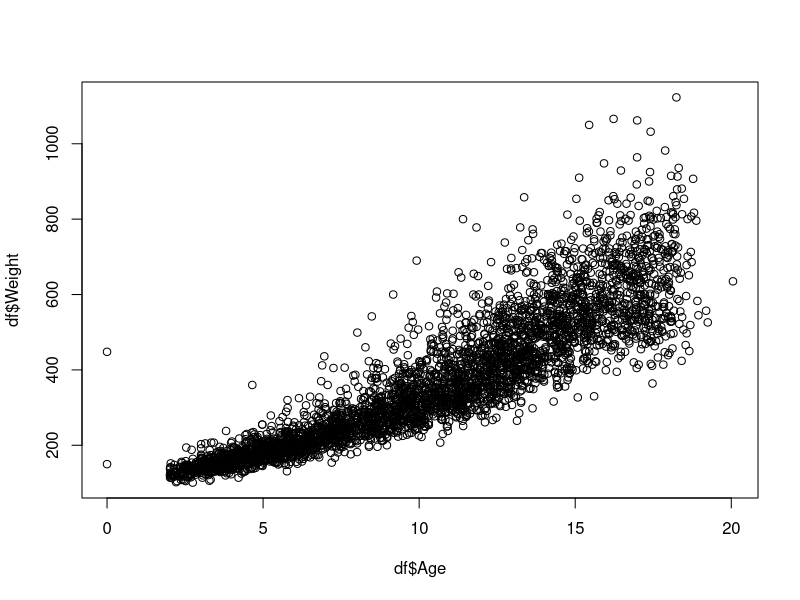

The R source for this figure:
########################
# author: Jack Ruder
# date: Sep 12, 2022
#
#  Data cleaning HW for Stats 260
# ########################

# Parse the data from csv format, preprocess in pythno
df <- read.csv("child_anthro_1977.csv")
head(df)

#1. Get number of variables
ncol(df)
# -> 123

#2. Get number of rows
nrow(df)
# -> 3901

#3.
numNa  <- sapply(df, function(col) sum(length(which(is.na(col)))))
numNa['Head_Length'] # -> 2600

#4.
range(subset(df, Age_in_Years > 0)$Age_in_Years)
# -> 2001, 20054
# The youngest in the study is 2.0 years, according to pg.446 in the pdf
# So, we divide by 1000
range(subset(df, Age_in_Years > 0)$Age_in_Years/1000)
# ->  2.001, 20.054
# It seems like the units are in Years/1000 since this is a plausible range
#
# Add the scaled age in years
df$Age <- df$Age_in_Years/1000

#5.
head(df$Weight)
plot(df$Weight ~ df$Age)
# Based on the plot, it seems like the values are small, and increasing with age.
range(subset(df, Weight>0)$Weight)
# The top end value is 1123, this should be 112.3 kg, bottom is 10.1 kg, both logical.
# Thus units here are in KG/10. These max/mins correspond too with values seen on pg. 454 (min 10.2kg for 2-3) and 461 of the pdf (max 112.3 for 17.5-19).
